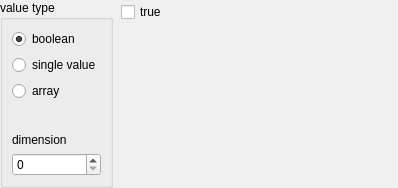
<?xml version="1.0" encoding="UTF-8"?>
<ui version="4.0">
 <class>DataUnitEdit</class>
 <widget class="QWidget" name="DataUnitEdit">
  <property name="geometry">
   <rect>
    <x>0</x>
    <y>0</y>
    <width>398</width>
    <height>188</height>
   </rect>
  </property>
  <property name="windowTitle">
   <string>Form</string>
  </property>
  <layout class="QHBoxLayout" name="horizontalLayout">
   <property name="leftMargin">
    <number>0</number>
   </property>
   <property name="topMargin">
    <number>0</number>
   </property>
   <property name="rightMargin">
    <number>0</number>
   </property>
   <property name="bottomMargin">
    <number>0</number>
   </property>
   <item>
    <widget class="QGroupBox" name="groupBox">
     <property name="title">
      <string>value type</string>
     </property>
     <layout class="QVBoxLayout" name="verticalLayout">
      <item>
       <widget class="QRadioButton" name="boolBtn">
        <property name="text">
         <string>boolean</string>
        </property>
        <property name="checked">
         <bool>true</bool>
        </property>
       </widget>
      </item>
      <item>
       <widget class="QRadioButton" name="singleBtn">
        <property name="text">
         <string>single value</string>
        </property>
       </widget>
      </item>
      <item>
       <widget class="QRadioButton" name="arrayBtn">
        <property name="text">
         <string>array</string>
        </property>
       </widget>
      </item>
      <item>
       <spacer name="verticalSpacer">
        <property name="orientation">
         <enum>Qt::Vertical</enum>
        </property>
        <property name="sizeHint" stdset="0">
         <size>
          <width>20</width>
          <height>40</height>
         </size>
        </property>
       </spacer>
      </item>
      <item>
       <widget class="QLabel" name="label_3">
        <property name="text">
         <string>dimension</string>
        </property>
       </widget>
      </item>
      <item>
       <widget class="QSpinBox" name="dimEdit"/>
      </item>
     </layout>
    </widget>
   </item>
   <item>
    <widget class="QStackedWidget" name="typeEditorsSelect">
     <property name="currentIndex">
      <number>0</number>
     </property>
     <widget class="QWidget" name="boolWidget">
      <layout class="QVBoxLayout" name="verticalLayout_2">
       <property name="leftMargin">
        <number>2</number>
       </property>
       <property name="topMargin">
        <number>2</number>
       </property>
       <property name="rightMargin">
        <number>2</number>
       </property>
       <property name="bottomMargin">
        <number>2</number>
       </property>
       <item>
        <widget class="QCheckBox" name="boolTrueCheck">
         <property name="text">
          <string>true</string>
         </property>
        </widget>
       </item>
       <item>
        <spacer name="verticalSpacer_2">
         <property name="orientation">
          <enum>Qt::Vertical</enum>
         </property>
         <property name="sizeHint" stdset="0">
          <size>
           <width>20</width>
           <height>181</height>
          </size>
         </property>
        </spacer>
       </item>
      </layout>
     </widget>
     <widget class="QWidget" name="singleWidget">
      <layout class="QVBoxLayout" name="verticalLayout_3">
       <property name="leftMargin">
        <number>2</number>
       </property>
       <property name="topMargin">
        <number>2</number>
       </property>
       <property name="rightMargin">
        <number>2</number>
       </property>
       <property name="bottomMargin">
        <number>2</number>
       </property>
       <item>
        <widget class="QLabel" name="label">
         <property name="text">
          <string>value</string>
         </property>
        </widget>
       </item>
       <item>
        <spacer name="verticalSpacer_3">
         <property name="orientation">
          <enum>Qt::Vertical</enum>
         </property>
         <property name="sizeHint" stdset="0">
          <size>
           <width>20</width>
           <height>272</height>
          </size>
         </property>
        </spacer>
       </item>
      </layout>
     </widget>
     <widget class="QWidget" name="arrayWidget">
      <layout class="QVBoxLayout" name="verticalLayout_4">
       <property name="leftMargin">
        <number>2</number>
       </property>
       <property name="topMargin">
        <number>2</number>
       </property>
       <property name="rightMargin">
        <number>2</number>
       </property>
       <property name="bottomMargin">
        <number>2</number>
       </property>
       <item>
        <widget class="QLabel" name="label_2">
         <property name="text">
          <string>values list</string>
         </property>
        </widget>
       </item>
       <item>
        <widget class="QWidget" name="widget" native="true">
         <layout class="QHBoxLayout" name="horizontalLayout_2">
          <property name="leftMargin">
           <number>0</number>
          </property>
          <property name="topMargin">
           <number>0</number>
          </property>
          <property name="rightMargin">
           <number>0</number>
          </property>
          <property name="bottomMargin">
           <number>0</number>
          </property>
          <item>
           <widget class="QPushButton" name="arrayAddRowBtn">
            <property name="text">
             <string>+ value</string>
            </property>
           </widget>
          </item>
          <item>
           <widget class="QPushButton" name="arrayDelRowBtn">
            <property name="text">
             <string>- value</string>
            </property>
           </widget>
          </item>
          <item>
           <spacer name="horizontalSpacer">
            <property name="orientation">
             <enum>Qt::Horizontal</enum>
            </property>
            <property name="sizeHint" stdset="0">
             <size>
              <width>152</width>
              <height>20</height>
             </size>
            </property>
           </spacer>
          </item>
         </layout>
        </widget>
       </item>
       <item>
        <widget class="QListWidget" name="arrayValuesList"/>
       </item>
      </layout>
     </widget>
    </widget>
   </item>
  </layout>
 </widget>
 <resources/>
 <connections/>
</ui>
